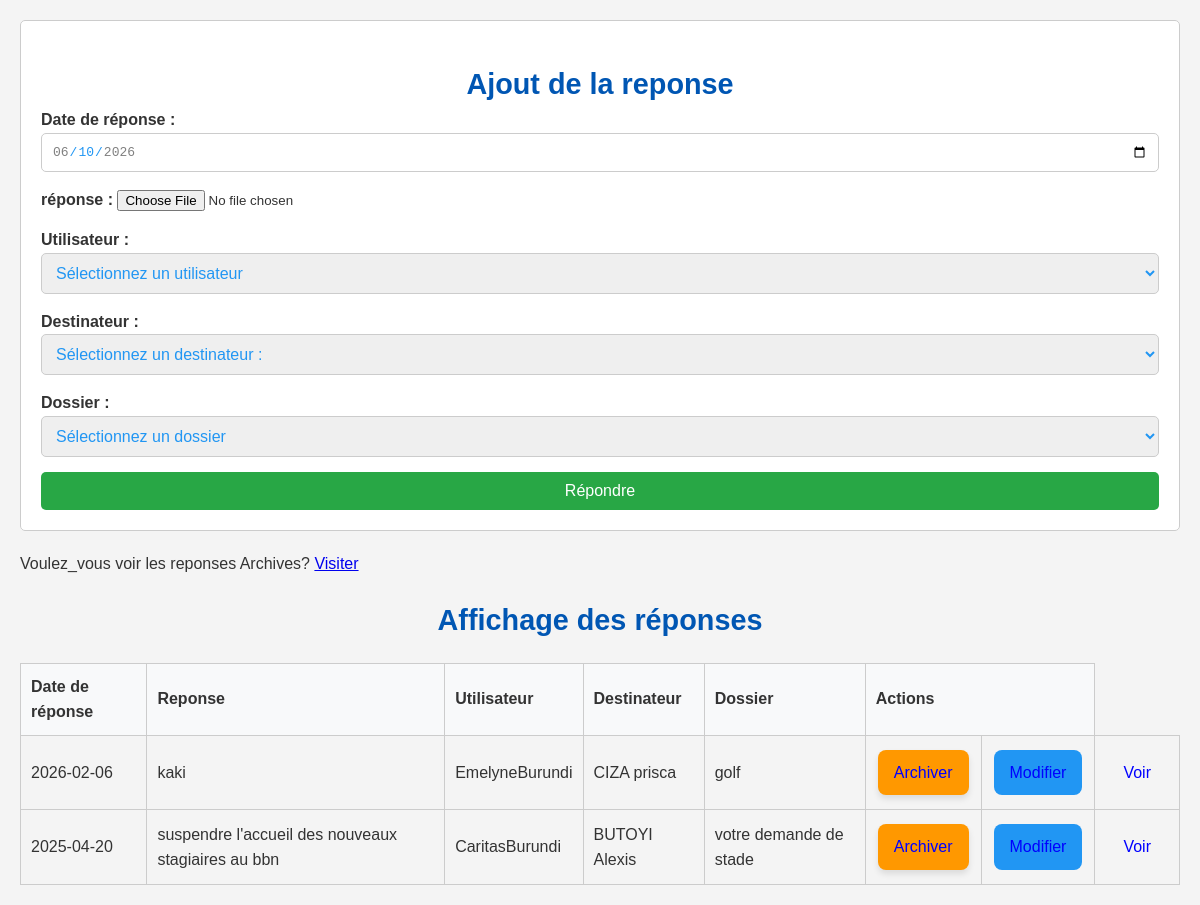
The page /reponse.php (signed in) on the database its author committed.
### tables this page shows
CREATE TABLE `reponse` (
  `id_reponse` int(11) NOT NULL,
  `date_reponse` date NOT NULL,
  `id_utilisateur` int(11) NOT NULL,
  `id_destinateur` int(11) NOT NULL,
  `id_dossier` int(11) NOT NULL,
  `reponse` varchar(50) DEFAULT NULL
);

CREATE TABLE `utilisateurs` (
  `id_utilisateur` int(11) NOT NULL,
  `nom` varchar(255) NOT NULL,
  `prenom` varchar(255) NOT NULL,
  `telephone` varchar(20) NOT NULL,
  `email` varchar(255) NOT NULL,
  `username` varchar(50) NOT NULL,
  `password` varchar(255) NOT NULL,
  `role` varchar(50) NOT NULL,
  `created_at` timestamp NOT NULL DEFAULT current_timestamp()
);

CREATE TABLE `destinateurs` (
  `id_destinateur` int(11) NOT NULL,
  `nom_destinateur` varchar(255) NOT NULL,
  `adresse` varchar(25) DEFAULT NULL,
  `telephone` int(11) DEFAULT NULL,
  `date` date DEFAULT NULL
);

CREATE TABLE `dossiers` (
  `id_dossier` int(11) NOT NULL,
  `nom` varchar(50) NOT NULL,
  `numero_reference` varchar(50) DEFAULT NULL,
  `date_envoi` date NOT NULL,
  `date_reception` date NOT NULL,
  `objet` varchar(255) NOT NULL,
  `id_destinateur` int(11) DEFAULT NULL,
  `id_utilisateur` int(11) DEFAULT NULL
);

### reponse.php (the view, shortened to what this page needs)
<?php
include "connexion.php";
$affichageUtilisateur = $conn->query("SELECT res.id_reponse, res.date_reponse, res.reponse, user.username, dest.nom_destinateur, dos.nom
    FROM reponse as res
    JOIN utilisateurs as user ON res.id_utilisateur = user.id_utilisateur
    JOIN destinateurs as dest ON res.id_destinateur = dest.id_destinateur
    JOIN dossiers as dos ON res.id_dossier = dos.id_dossier
    ORDER BY res.date_reponse DESC, res.id_reponse DESC");
?>
<!DOCTYPE html>
<html lang="fr">
<head>
    <link rel="stylesheet" href="style/reponse.css">
</head>
<body>
    <fieldset>
        <form action="" method="POST">
            <h1>Ajout de la reponse</h1>
            <div>
                <label for="date_reponse">Date de réponse :</label>
                <input type="date" name="date_reponse" required value="<?php echo date('Y-m-d'); ?>" max="<?php echo date('Y-m-d'); ?>" min="<?php echo date('Y-m-d'); ?>">
            </div>
            <div>
                <label for="reponse">réponse :</label>
                <input type="file" name="reponse" required>
            </div>
            <div>
                <label for="utilisateur">Utilisateur :</label>
                <select name="utilisateur" required>
                    <option value="" disabled selected>Sélectionnez un utilisateur</option>
                    <?php
                    include "connexion.php";
                    ?>
                </select>
            </div>
            <div>
                <label for="destinateur">Destinateur :</label>
                <select name="destinateur" required>
                    <option value="" disabled selected>Sélectionnez un destinateur :</option>
                </select>
            </div>
            <div>
                <label for="dossier">Dossier :</label>
                <select name="dossier" required>
                    <option value="" disabled selected>Sélectionnez un dossier</option>
                </select>
            </div>
            <button type="submit" name="valider">Répondre</button>
        </form>
    </fieldset>
    <p>Voulez_vous voir les reponses Archives? <a href="Archivage/affichage_reponse.php">Visiter</a></p>
    <center><h1>Affichage des réponses</h1></center>
    <form action="" method="GET">
        <table>
            <thead>
                <tr>
                    <th>Date de réponse</th>
                    <th>Reponse</th>
                    <th>Utilisateur</th>
                    <th>Destinateur</th>
                    <th>Dossier</th>
                    <th colspan="2">Actions</th>
                </tr>
            </thead>
            <tbody>
                <?php while ($utilisateur = $affichageUtilisateur->fetch(PDO::FETCH_ASSOC)) { ?>
                    <tr>
                        <td><?php echo htmlspecialchars($utilisateur["date_reponse"]); ?></td>
                        <td><?php echo htmlspecialchars($utilisateur["reponse"]); ?></td>
                        <td><?php echo htmlspecialchars($utilisateur["username"]); ?></td>
                        <td><?php echo htmlspecialchars($utilisateur["nom_destinateur"]); ?></td>
                        <td><?php echo htmlspecialchars($utilisateur["nom"]); ?></td>
                        <td>
                            <a href="Archivage/archivage_reponse.php?id=<?php echo $utilisateur['id_reponse']; ?>" class="action-btn archive">Archiver</a>
                        </td>
                        <td>
                            <a href="modifie_reponse.php?mod=<?php echo $utilisateur["id_reponse"]; ?>" class="action-btn edit">Modifier</a>
                        </td>
                        <td>
                            <a href="reponse_fichier.php?dossier=<?php echo urlencode($utilisateur['nom']); ?>" class="action-btn view">Voir</a>
                        </td>
                    </tr>
                <?php } ?>
            </tbody>
        </table>
    </form>
</body>
</html>

### style/reponse.css (style rules this page uses)
* { margin: 0; padding: 0; box-sizing: border-box; }
body { font-family: Arial, sans-serif; background-color: #f4f4f4; color: #333; line-height: 1.6; padding: 20px; }
fieldset { border: 1px solid #ccc; border-radius: 5px; padding: 20px; background: #fff; margin-bottom: 20px; }
form { display: flex; flex-direction: column; }
div { margin-bottom: 15px; }
label { margin-bottom: 5px; font-weight: bold; }
input[type="date"], input[type="text"], select { padding: 10px; border: 1px solid #ccc; border-radius: 5px; width: 100%; font-size: 1em; color: #2196f3; }
button { background-color: #28a745; color: white; padding: 10px; border: none; border-radius: 5px; cursor: pointer; font-size: 1em; }
h1 { margin-top: 20px; font-size: 1.8em; text-align: center; color: #0056b3; }
table { width: 100%; border-collapse: collapse; margin-top: 20px; }
th, td { border: 1px solid #ccc; padding: 10px; text-align: left; }
th { background-color: #f8f9fa; }
.action-btn { text-decoration: none; padding: 5px 10px; border-radius: 5px; color: white; font-weight: bold; }
.edit { background-color: #007bff; }
.action-btn { display: inline-block; padding: 10px 16px; margin: 4px 2px; border-radius: 8px; font-size: 16px; font-weight: 500; text-align: center; text-decoration: none; transition: all 0.3s ease; color: blue; }
.action-btn.archive { background-color: #ff9800; box-shadow: 0 4px 6px rgba(0, 0, 0, 0.1); }
.action-btn.edit { background-color: #2196f3; }

### rows shown on the page
reponse: date_reponse "2026-02-06", reponse "kaki", id_utilisateur.username "EmelyneBurundi", id_destinateur.nom_destinateur "CIZA prisca", id_dossier.nom "golf"
reponse: date_reponse "2025-04-20", reponse "suspendre l'accueil des nouveaux stagiaires au bbn", id_utilisateur.username "CaritasBurundi", id_destinateur.nom_destinateur "BUTOYI Alexis", id_dossier.nom "votre demande de stade"
